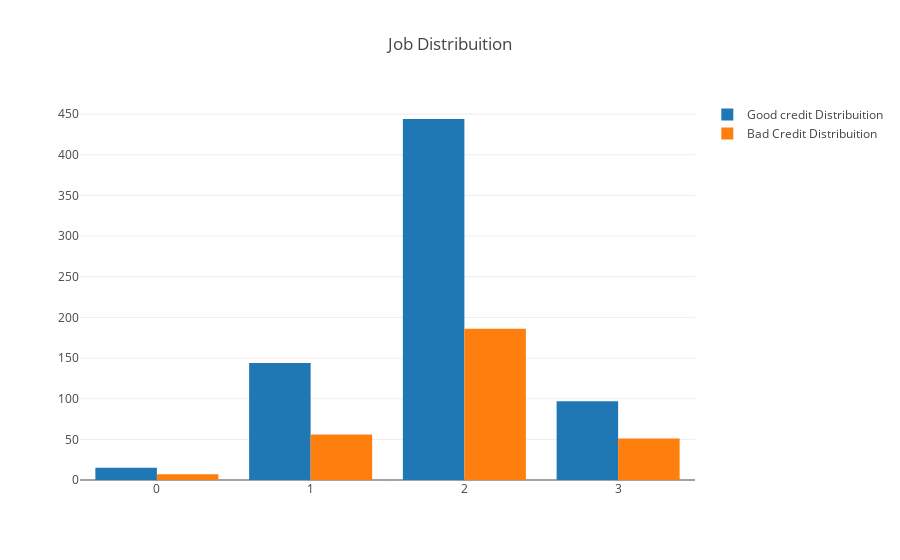

The code cell stored with this chart in its notebook:
### Markdown cell above
I will do some explorations through the Job
- Distribuition
- Crossed by Credit amount
- Crossed by Age

### Code cell
#First plot
trace0 = go.Bar(
    x = df_credit[df_credit["Risk"]== 'good']["Job"].value_counts().index.values,
    y = df_credit[df_credit["Risk"]== 'good']["Job"].value_counts().values,
    name='Good credit Distribuition'
)

#Second plot
trace1 = go.Bar(
    x = df_credit[df_credit["Risk"]== 'bad']["Job"].value_counts().index.values,
    y = df_credit[df_credit["Risk"]== 'bad']["Job"].value_counts().values,
    name="Bad Credit Distribuition"
)

data = [trace0, trace1]

layout = go.Layout(
    title='Job Distribuition'
)

fig = go.Figure(data=data, layout=layout)

py.iplot(fig, filename='grouped-bar')

### Figure 1 — Plotly figure (JSON) as saved in the notebook; plotly's stock layout.template omitted (floating-point values rounded to 4 significant figures)
{"data": [{"type": "bar", "x": [2, 1, 3, 0], "y": [444, 144, 97, 15], "name": "Good credit Distribuition"}, {"type": "bar", "x": [2, 1, 3, 0], "y": [186, 56, 51, 7], "name": "Bad Credit Distribuition"}], "layout": {"title": "Job Distribuition"}}
